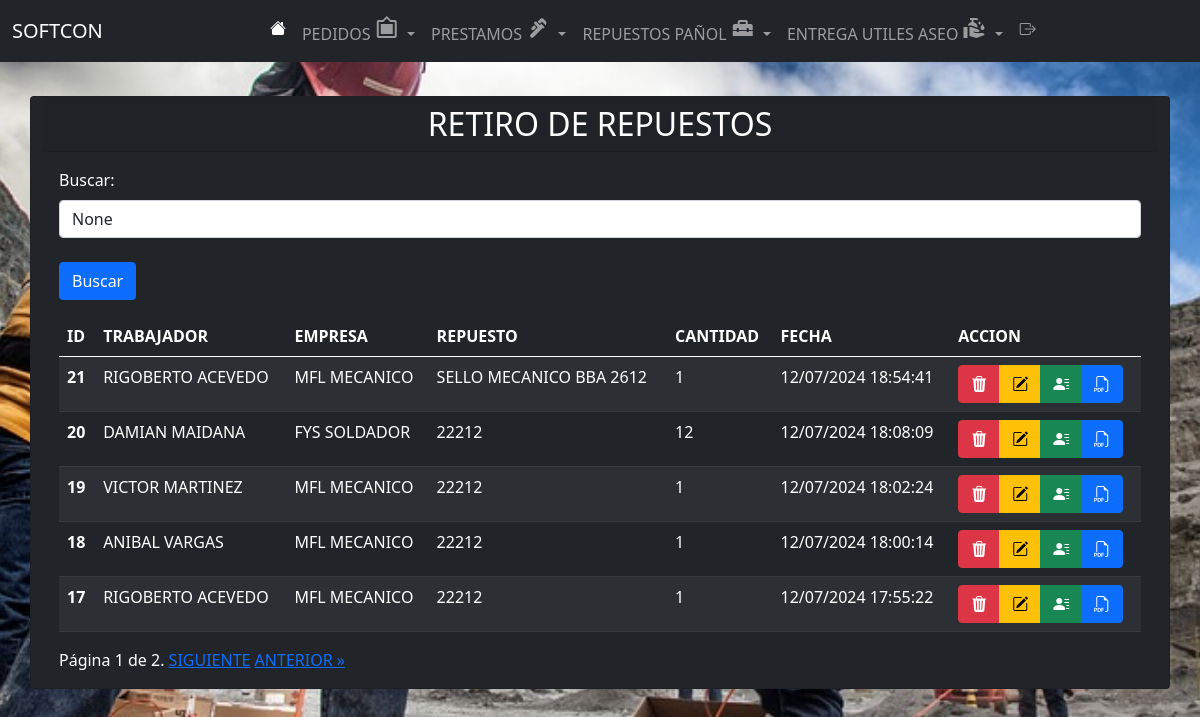
Screenshot of /lista_RetiroRepuesto/ (signed in) with the database file from the repository.
### app/models.py (models this page shows, shortened)
class RetiroRepuesto(models.Model):
    trabajador = models.ForeignKey(Obrero, related_name="retirorepuesto", on_delete=models.CASCADE, verbose_name="Obrero")
    empresa = models.ForeignKey(Empresa, related_name="retirorepuesto", on_delete=models.CASCADE, verbose_name="empresa")
    repuesto = models.ForeignKey(Repuesto, related_name="retirorepuesto", on_delete=models.CASCADE, verbose_name="REPUESTO")
    cantidad = models.PositiveIntegerField()
    fecha_retiro = models.DateTimeField(auto_now_add=True)

class Obrero(models.Model):
    nombre = models.CharField(max_length=100)
    def __str__(self):
        return self.nombre

class Empresa(models.Model):
    nombre = models.CharField(max_length=100)
    def __str__(self):
        return self.nombre

class Repuesto(models.Model):
    nombre = models.CharField(max_length=100)
    cantidad = models.IntegerField(default=0)
    def __str__(self):
        return self.nombre

### app/views.py (the view, shortened to what this page needs)
# urls.py: path('lista_RetiroRepuesto/', lista_RetiroRepuesto, name='lista_RetiroRepuesto'),
@login_required
def lista_RetiroRepuesto(request):
    search_term = request.GET.get('buscar')
    retirorepuestos_list = RetiroRepuesto.objects.all()
    retirorepuestos_list = retirorepuestos_list.order_by('-fecha_retiro')
    paginator = Paginator(retirorepuestos_list, 5)
    page_number = request.GET.get('page')
    page_obj = paginator.get_page(page_number)
    context = {
        'retirorepuestos': page_obj,
        'search_term': search_term,
    }
    return render(request, 'app/lista_RetiroRepuesto.html', context)

### app/templates/app/lista_RetiroRepuesto.html (shortened to what this page needs)
{% extends 'app/base.html' %}
{% block content %}
<link rel="stylesheet" type="text/css" href="https://cdn.datatables.net/1.11.5/css/jquery.dataTables.css">
<br><br><br><br>
<div class="container">
  <div class="row justify-content-center">
    <div class="card bg-dark text-white">
      <h2 class="card-header text-center">RETIRO DE REPUESTOS</h2>
      <div class="card-body">
        <div class="mb-3">
          <form method="GET" action="{% url 'lista_RetiroRepuesto' %}">
            <label for="buscar" class="form-label">Buscar:</label>
            <input type="text" class="form-control" id="buscar" name="buscar" placeholder="Escribe para buscar..."
              value="{{ search_term }}">
            <br>
            <button type="submit" class="btn btn-primary">Buscar</button>
          </form>
        </div>
        <div class="table-responsive">
          <table class="table mx-auto table-dark table-striped" id="example">
            <thead>
              <tr>
                <th scope="col">ID</th>
                <th scope="col">TRABAJADOR</th>
                <th scope="col">EMPRESA</th>
                <th scope="col">REPUESTO</th>
                <th scope="col">CANTIDAD</th>
                <th scope="col">FECHA</th>
                <th scope="col">ACCION</th>
              </tr>
            </thead>
            <tbody>
              {% for retirorepuesto in retirorepuestos %}
              <tr>
                <th scope="row">{{ retirorepuesto.id }}</th>
                <td>{{ retirorepuesto.trabajador }}</td>
                <td>{{ retirorepuesto.empresa }}</td>
                <td>{{ retirorepuesto.repuesto }}</td>
                <td>{{ retirorepuesto.cantidad }}</td>
                <td>
                  {% if retirorepuesto.fecha_retiro %}
                  {{ retirorepuesto.fecha_retiro|date:"d/m/Y H:i:s" }}
                  {% else %}
                  Sin fecha de retiro
                  {% endif %}
                </td>
                <td>
                  <div class="btn-group" role="group">
                    <a href="{% url 'eliminar_RetiroRepuesto' retirorepuesto.id %}" class="btn btn-danger"><i class="bi bi-trash3-fill"></i></a>
                    <a href="{% url 'editar_RetiroRepuesto' retirorepuesto.id %}" class="btn btn-warning"><i class="bi bi-pencil-square"></i></a>
                    {% if retirorepuesto.trabajador_id %}
                    <a href="{% url 'lista_RetiroRepuesto_obrero' retirorepuesto.trabajador.id %}"class="btn btn-success"><i class="bi bi-person-lines-fill"></i></a>
                    <a href="{% url 'generar_pdf_retiros_general' %}?buscar={{ search_term|urlencode }}" class="btn btn-primary"><i class="bi bi-filetype-pdf"></i></a>
                    {% else %}
                    <span class="btn btn-warning disabled"><i class="bi bi-person-lines-fill"></i>s</span>
                    {% endif %}
                  </div>
                </td>
              </tr>
              {% endfor %}
            </tbody>
          </table>
        </div>
        <div class="pagination">
          <span class="step-links">
            <span class="current">
              Página {{ retirorepuestos.number }} de {{ retirorepuestos.paginator.num_pages }}.
            </span>
            {% if retirorepuestos.has_next %}
            <a
              href="?page={{ retirorepuestos.next_page_number }}{% if search_term %}&buscar={{ search_term }}{% endif %}">SIGUIENTE</a>
            <a
              href="?page={{ retirorepuestos.paginator.num_pages }}{% if search_term %}&buscar={{ search_term }}{% endif %}">ANTERIOR
              &raquo;</a>
            {% endif %}
          </span>
        </div>
      </div>
    </div>
  </div>
</div>
{% endblock %}

### rows the page displays
RetiroRepuesto: id "21", trabajador "RIGOBERTO ACEVEDO", empresa "MFL MECANICO", repuesto "SELLO MECANICO BBA 2612", cantidad "1", fecha_retiro "12/07/2024 18:54:41"
RetiroRepuesto: id "20", trabajador "DAMIAN MAIDANA", empresa "FYS SOLDADOR", repuesto "22212", cantidad "12", fecha_retiro "12/07/2024 18:08:09"
RetiroRepuesto: id "19", trabajador "VICTOR MARTINEZ", empresa "MFL MECANICO", repuesto "22212", cantidad "1", fecha_retiro "12/07/2024 18:02:24"
RetiroRepuesto: id "18", trabajador "ANIBAL VARGAS", empresa "MFL MECANICO", repuesto "22212", cantidad "1", fecha_retiro "12/07/2024 18:00:14"
RetiroRepuesto: id "17", trabajador "RIGOBERTO ACEVEDO", empresa "MFL MECANICO", repuesto "22212", cantidad "1", fecha_retiro "12/07/2024 17:55:22"

### other values shown
{{ retirorepuestos.number }} "1"
{{ retirorepuestos.paginator.num_pages }} "2"
